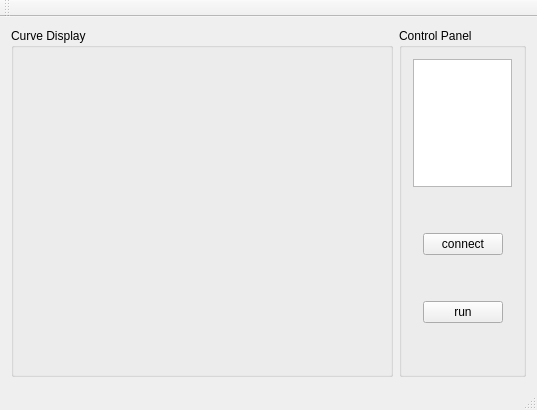
<?xml version="1.0" encoding="UTF-8"?>
<ui version="4.0">
 <class>MainWindow</class>
 <widget class="QMainWindow" name="MainWindow">
  <property name="geometry">
   <rect>
    <x>0</x>
    <y>0</y>
    <width>537</width>
    <height>410</height>
   </rect>
  </property>
  <property name="windowTitle">
   <string>MainWindow</string>
  </property>
  <widget class="QWidget" name="centralWidget">
   <layout class="QGridLayout" name="gridLayout_2">
    <item row="0" column="0">
     <layout class="QHBoxLayout" name="horizontalLayout" stretch="6,2">
      <item>
       <widget class="QGroupBox" name="groupBox_2">
        <property name="title">
         <string>Curve Display</string>
        </property>
        <layout class="QGridLayout" name="gridLayout">
         <item row="0" column="0">
          <widget class="Widget" name="widget" native="true">
           <zorder>MainTextBrowser</zorder>
          </widget>
         </item>
        </layout>
       </widget>
      </item>
      <item>
       <widget class="QGroupBox" name="controlPanel">
        <property name="title">
         <string>Control Panel</string>
        </property>
        <layout class="QVBoxLayout" name="verticalLayout" stretch="8,0,2,0,2,0">
         <item>
          <widget class="QTextBrowser" name="MainTextBrowser"/>
         </item>
         <item>
          <spacer name="verticalSpacer_2">
           <property name="orientation">
            <enum>Qt::Vertical</enum>
           </property>
           <property name="sizeHint" stdset="0">
            <size>
             <width>20</width>
             <height>40</height>
            </size>
           </property>
          </spacer>
         </item>
         <item>
          <layout class="QHBoxLayout" name="horizontalLayout_2" stretch="1,2,1">
           <item>
            <spacer name="horizontalSpacer">
             <property name="orientation">
              <enum>Qt::Horizontal</enum>
             </property>
             <property name="sizeHint" stdset="0">
              <size>
               <width>18</width>
               <height>20</height>
              </size>
             </property>
            </spacer>
           </item>
           <item>
            <widget class="QPushButton" name="connectButton">
             <property name="text">
              <string>connect</string>
             </property>
            </widget>
           </item>
           <item>
            <spacer name="horizontalSpacer_2">
             <property name="orientation">
              <enum>Qt::Horizontal</enum>
             </property>
             <property name="sizeHint" stdset="0">
              <size>
               <width>18</width>
               <height>20</height>
              </size>
             </property>
            </spacer>
           </item>
          </layout>
         </item>
         <item>
          <spacer name="verticalSpacer_3">
           <property name="orientation">
            <enum>Qt::Vertical</enum>
           </property>
           <property name="sizeHint" stdset="0">
            <size>
             <width>20</width>
             <height>40</height>
            </size>
           </property>
          </spacer>
         </item>
         <item>
          <layout class="QHBoxLayout" name="horizontalLayout_3" stretch="1,2,1">
           <item>
            <spacer name="horizontalSpacer_3">
             <property name="orientation">
              <enum>Qt::Horizontal</enum>
             </property>
             <property name="sizeHint" stdset="0">
              <size>
               <width>18</width>
               <height>20</height>
              </size>
             </property>
            </spacer>
           </item>
           <item>
            <widget class="QPushButton" name="runButton">
             <property name="text">
              <string>run</string>
             </property>
            </widget>
           </item>
           <item>
            <spacer name="horizontalSpacer_4">
             <property name="orientation">
              <enum>Qt::Horizontal</enum>
             </property>
             <property name="sizeHint" stdset="0">
              <size>
               <width>17</width>
               <height>20</height>
              </size>
             </property>
            </spacer>
           </item>
          </layout>
         </item>
         <item>
          <spacer name="verticalSpacer">
           <property name="orientation">
            <enum>Qt::Vertical</enum>
           </property>
           <property name="sizeHint" stdset="0">
            <size>
             <width>20</width>
             <height>40</height>
            </size>
           </property>
          </spacer>
         </item>
        </layout>
       </widget>
      </item>
     </layout>
    </item>
   </layout>
   <zorder>controlPanel</zorder>
   <zorder>controlPanel</zorder>
   <zorder>groupBox_2</zorder>
  </widget>
  <widget class="QMenuBar" name="menuBar">
   <property name="geometry">
    <rect>
     <x>0</x>
     <y>0</y>
     <width>537</width>
     <height>21</height>
    </rect>
   </property>
  </widget>
  <widget class="QToolBar" name="mainToolBar">
   <attribute name="toolBarArea">
    <enum>TopToolBarArea</enum>
   </attribute>
   <attribute name="toolBarBreak">
    <bool>false</bool>
   </attribute>
  </widget>
  <widget class="QStatusBar" name="statusBar"/>
 </widget>
 <layoutdefault spacing="6" margin="11"/>
 <customwidgets>
  <customwidget>
   <class>Widget</class>
   <extends>QWidget</extends>
   <header location="global">widget.h</header>
   <container>1</container>
  </customwidget>
 </customwidgets>
 <resources/>
 <connections/>
</ui>
